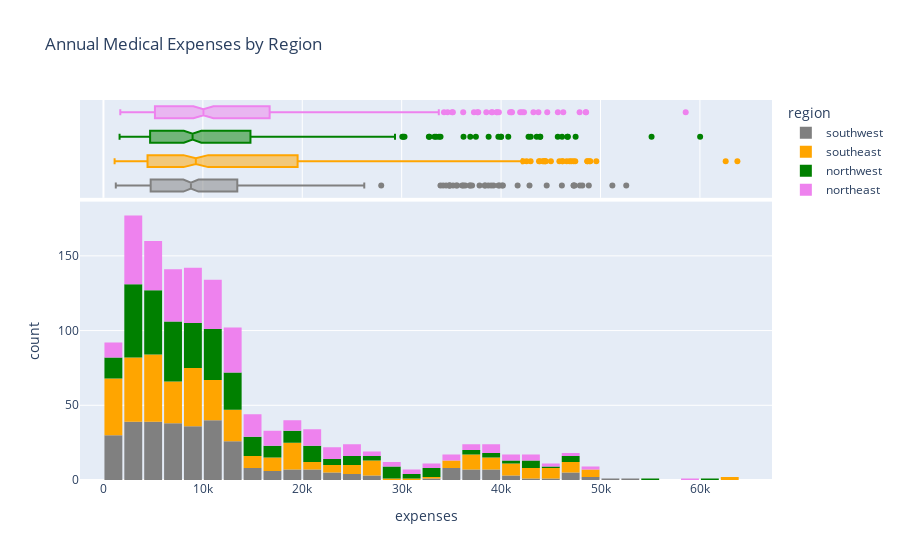

The code cell stored with this chart in its notebook:
### Markdown cell above
### DIstribution of expenses by Region

### Code cell
fig = px.histogram(df,
                    x="expenses",
                    marginal="box",
                    color="region",
                    color_discrete_sequence=["grey", "orange", "green","violet"],
                    title="Annual Medical Expenses by Region")

fig.update_layout(bargap=0.1)
fig.show()

### Figure 1 — Plotly figure (JSON) as saved in the notebook; plotly's stock layout.template omitted (floating-point values rounded to 4 significant figures; data arrays with more than 128 entries replaced by an {"elided": "..."} marker saying what was removed)
{"data": [{"alignmentgroup": "True", "bingroup": "x", "hovertemplate": "region=southwest<br>expenses=%{x}<br>count=%{y}<extra></extra>", "legendgroup": "southwest", "marker": {"color": "grey", "pattern": {"shape": ""}}, "name": "southwest", "offsetgroup": "southwest", "orientation": "v", "showlegend": true, "type": "histogram", "x": {"elided": "325 float values"}, "xaxis": "x", "yaxis": "y"}, {"alignmentgroup": "True", "hovertemplate": "region=southwest<br>expenses=%{x}<extra></extra>", "legendgroup": "southwest", "marker": {"color": "grey"}, "name": "southwest", "notched": true, "offsetgroup": "southwest", "showlegend": false, "type": "box", "x": {"elided": "325 float values"}, "xaxis": "x2", "yaxis": "y2"}, {"alignmentgroup": "True", "bingroup": "x", "hovertemplate": "region=southeast<br>expenses=%{x}<br>count=%{y}<extra></extra>", "legendgroup": "southeast", "marker": {"color": "orange", "pattern": {"shape": ""}}, "name": "southeast", "offsetgroup": "southeast", "orientation": "v", "showlegend": true, "type": "histogram", "x": {"elided": "364 float values"}, "xaxis": "x", "yaxis": "y"}, {"alignmentgroup": "True", "hovertemplate": "region=southeast<br>expenses=%{x}<extra></extra>", "legendgroup": "southeast", "marker": {"color": "orange"}, "name": "southeast", "notched": true, "offsetgroup": "southeast", "showlegend": false, "type": "box", "x": {"elided": "364 float values"}, "xaxis": "x2", "yaxis": "y2"}, {"alignmentgroup": "True", "bingroup": "x", "hovertemplate": "region=northwest<br>expenses=%{x}<br>count=%{y}<extra></extra>", "legendgroup": "northwest", "marker": {"color": "green", "pattern": {"shape": ""}}, "name": "northwest", "offsetgroup": "northwest", "orientation": "v", "showlegend": true, "type": "histogram", "x": {"elided": "325 float values"}, "xaxis": "x", "yaxis": "y"}, {"alignmentgroup": "True", "hovertemplate": "region=northwest<br>expenses=%{x}<extra></extra>", "legendgroup": "northwest", "marker": {"color": "green"}, "name": "northwest", "notched": true, "offsetgroup": "northwest", "showlegend": false, "type": "box", "x": {"elided": "325 float values"}, "xaxis": "x2", "yaxis": "y2"}, {"alignmentgroup": "True", "bingroup": "x", "hovertemplate": "region=northeast<br>expenses=%{x}<br>count=%{y}<extra></extra>", "legendgroup": "northeast", "marker": {"color": "violet", "pattern": {"shape": ""}}, "name": "northeast", "offsetgroup": "northeast", "orientation": "v", "showlegend": true, "type": "histogram", "x": {"elided": "324 float values"}, "xaxis": "x", "yaxis": "y"}, {"alignmentgroup": "True", "hovertemplate": "region=northeast<br>expenses=%{x}<extra></extra>", "legendgroup": "northeast", "marker": {"color": "violet"}, "name": "northeast", "notched": true, "offsetgroup": "northeast", "showlegend": false, "type": "box", "x": {"elided": "324 float values"}, "xaxis": "x2", "yaxis": "y2"}], "layout": {"bargap": 0.1, "barmode": "relative", "legend": {"title": {"text": "region"}, "tracegroupgap": 0}, "title": {"text": "Annual Medical Expenses by Region"}, "xaxis": {"anchor": "y", "domain": [0, 1], "title": {"text": "expenses"}}, "xaxis2": {"anchor": "y2", "domain": [0, 1], "matches": "x", "showgrid": true, "showticklabels": false}, "yaxis": {"anchor": "x", "domain": [0, 0.7326], "title": {"text": "count"}}, "yaxis2": {"anchor": "x2", "domain": [0.7426, 1], "matches": "y2", "showgrid": false, "showline": false, "showticklabels": false, "ticks": ""}}}
